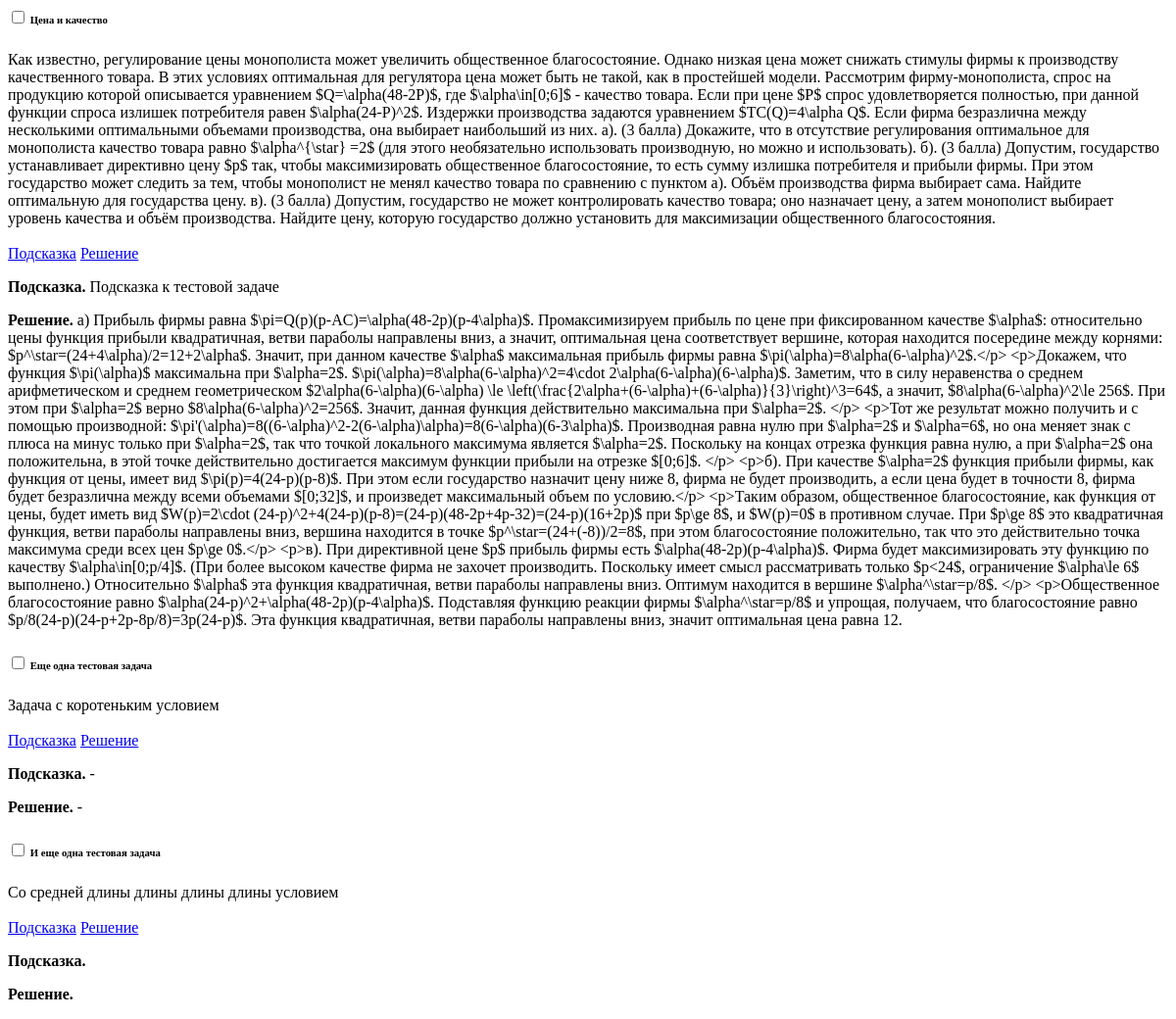
/problems/problems, run on an earlier commit of the app's database.
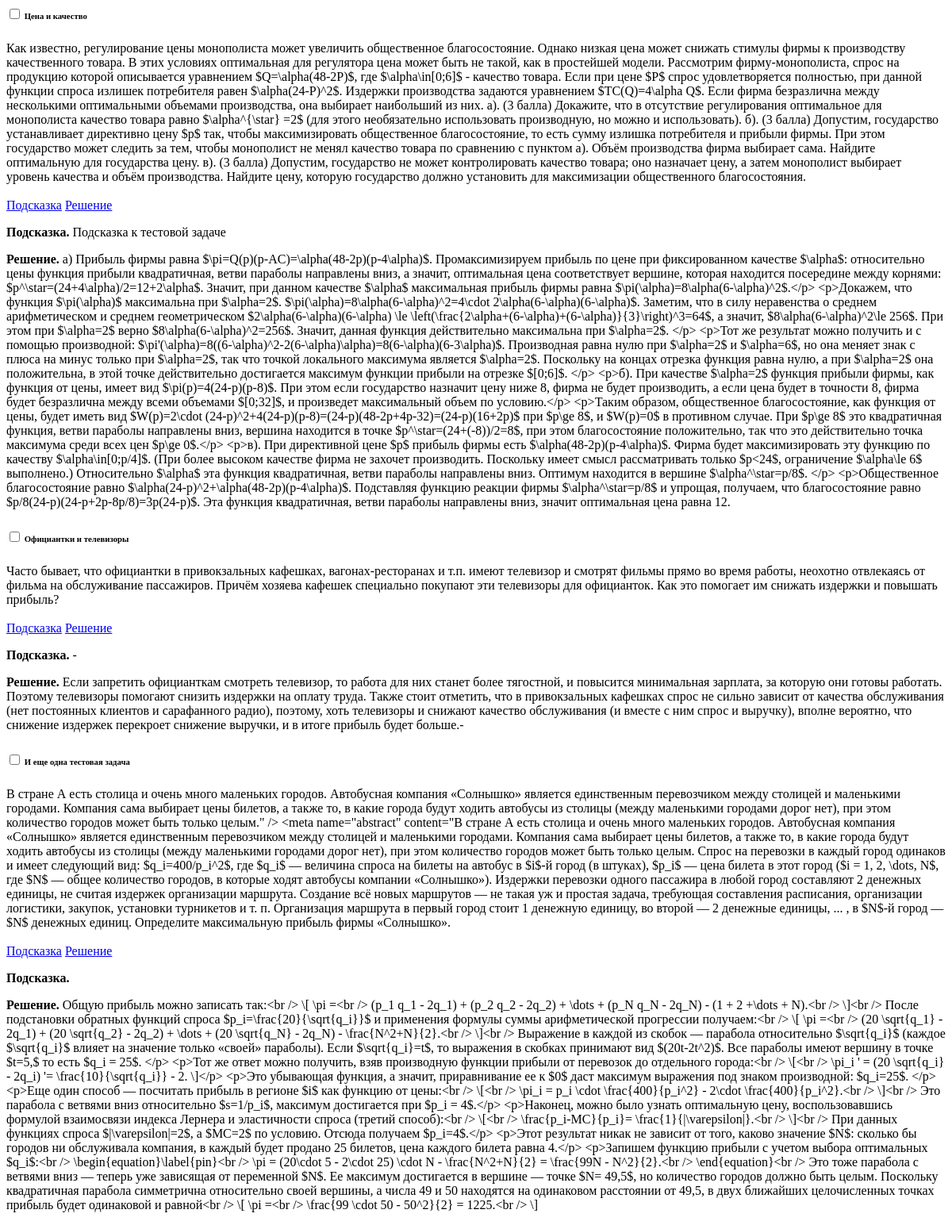
And on a later commit of the database.
### problems/models.py (models this page shows, shortened)
class Problem(models.Model):
    name = models.CharField('Название', max_length=200)
    task = models.TextField('Условие')
    short_answer = models.CharField('Ответ (для автоматической проверки)', max_length=200, blank=True)
    solution = models.TextField('Решение', blank=True)
    hint = models.TextField('Подсказка', blank=True)
    assignments = models.ManyToManyField(User, through='Assignment', through_fields=['problem', 'person'])
    class Meta:
        ordering = ['id']

### problems/views.py (the view)
# urls.py: path('problems', views.all_problem_list, name='all_problem_list'),
def all_problem_list(request):
    problems = Problem.objects.all()
    context = {'problems': problems,}
    return render(request, 'problems/problem_list.html', context)

### problems/templates/problems/problem_list.html
{% for problem in problems %}
<div class="problem_in_list">
    <div class="card shadow mb-4">
        <a class="d-block card-header py-3" role="button" aria-expanded="true" aria-controls="collapseCardExample">
          <h6 class="m-0 font-weight-bold text-primary">
              <input type="checkbox" name="problem" value="{{ problem.id }}">
              {{ problem.name }}
          </h6>
        </a>
        <div class="collapse show" id="collapseCardExample">
          <div class="card-body">
            <div class="task">
                {{ problem.task }}
            </div>
            <div class="problem_links">
                <br>
                <a class="btn btn-primary" data-toggle="collapse" href="#hint-{{ problem.id }}" role="button" aria-expanded="false" aria-controls="collapseExample">Подсказка</a>
                <a class="btn btn-primary" data-toggle="collapse" href="#solution-{{ problem.id }}" role="button" aria-expanded="false" aria-controls="collapseExample">Решение</a>
                <p>
                <div class="collapse" id="hint-{{ problem.id }}">
                    <p><b>Подсказка.</b> {{ problem.hint }}
                </div>
                <div class="collapse" id="solution-{{ problem.id }}">
                    <p><b>Решение.</b> {{ problem.solution }}
                </div>
            </div>
          </div>
        </div>
    </div>
</div>
{% endfor %}

What changed in the data, as far as the page shows it:
changed Problem: name "Еще одна тестовая задача" → "Официантки и телевизоры"; task "Задача с коротеньким условием" → "Часто бывает, что официантки в привокзальных кафешках, вагонах-ресторанах и т.п. имеют телевизор и смотрят фильмы прямо во время работы, неохотно отвлекаясь от фильма на обслуживание пассажиров. Причём хозяева кафешек специально покупают эти телевизоры для официанток. Как это помогает им снижать издержки и повышать прибыль?"; solution "-" → "Если запретить официанткам смотреть телевизор, то работа для них станет более тягостной, и повысится минимальная зарплата, за которую они готовы работать. Поэтому телевизоры помогают снизить издержки на оплату труда. Также стоит отметить, что в привокзальных кафешках спрос не сильно зависит от качества обслуживания (нет постоянных клиентов и сарафанного радио), поэтому, хоть телевизоры и снижают качество обслуживания (и вместе с ним спрос и выручку), вполне вероятно, что снижение издержек перекроет снижение выручки, и в итоге прибыль будет больше.-"
changed Problem "И еще одна тестовая задача": task "Со средней длины длины длины длины условием" → "В стране А есть столица и очень много маленьких городов. Автобусная компания «Солнышко» является единственным перевозчиком между столицей и маленькими городами. Компания сама выбирает цены билетов, а также то, в какие города будут ходить автобусы из столицы (между маленькими городами дорог нет), при этом количество городов может быть только целым.\" /> <meta name=\"abstract\" content=\"В стране А есть столица и очень много маленьких городов. Автобусная компания «Солнышко» является единственным перевозчиком между столицей и маленькими городами. Компания сама выбирает цены билетов, а также то, в какие города будут ходить автобусы из столицы (между маленькими городами дорог нет), при этом…"; solution (not shown) → "Общую прибыль можно записать так:<br /> \\[ \\pi =<br /> (p_1 q_1 - 2q_1) + (p_2 q_2 - 2q_2) + \\dots + (p_N q_N - 2q_N) - (1 + 2 +\\dots + N).<br /> \\]<br /> После подстановки обратных функций спроса $p_i=\\frac{20}{\\sqrt{q_i}}$ и применения формулы суммы арифметической прогрессии получаем:<br /> \\[ \\pi =<br /> (20 \\sqrt{q_1} - 2q_1) + (20 \\sqrt{q_2} - 2q_2) + \\dots + (20 \\sqrt{q_N} - 2q_N) - \\frac{N^2+N}{2}.<br /> \\]<br /> Выражение в каждой из скобок — парабола относительно $\\sqrt{q_i}$ (каждое $\\sqrt{q_i}$ влияет на значение только «своей» параболы). Если $\\sqrt{q_i}=t$, то выражения в скобках принимают вид $(20t-2t^2)$. Все параболы имеют вершину в точке $t=5,$ то есть $q_i = 25$. </p>…"
